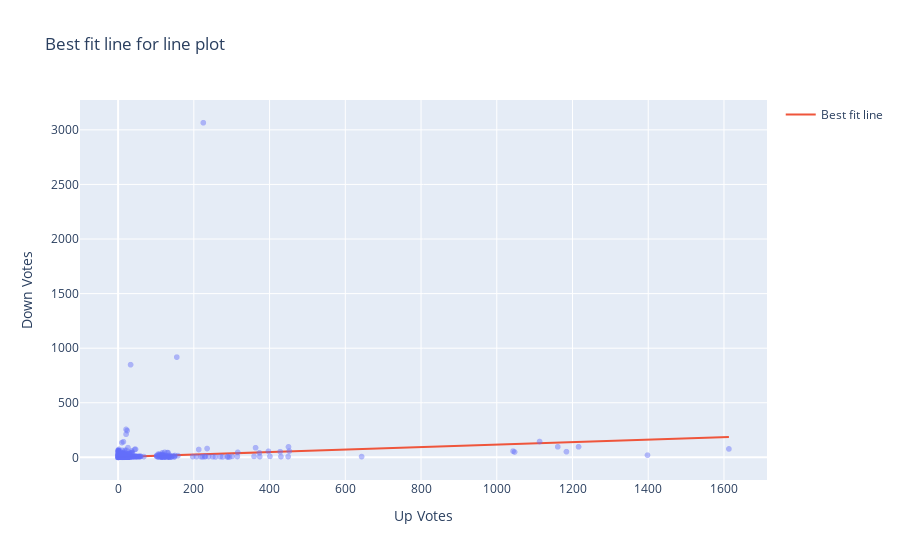

Write notebook code for a chart like this one.
### Markdown cell above
### Plotting a line graph

### Code cell
from sklearn.linear_model import LinearRegression

model = LinearRegression()
model.fit(df[['up_votes']], df['down_votes'])

# predicting the values
df['y_pred'] = model.predict(df[['up_votes']])

# Visualizing the results using plotly
fig = px.scatter(df, x='up_votes', y='down_votes', opacity=0.45, 
                 labels={'up_votes': 'Up Votes', 'down_votes': 'Down Votes'},
                 title='Best fit line for line plot')

# Adding the regression line to the plot
fig.add_scatter(x = df['up_votes'], y = df['y_pred'], mode='lines', name = 'Best fit line')
fig.show()

### Figure 1 — Plotly figure (JSON) as saved in the notebook; plotly's stock layout.template omitted (floating-point values rounded to 4 significant figures; data arrays with more than 128 entries replaced by an {"elided": "..."} marker saying what was removed)
{"data": [{"hovertemplate": "Up Votes=%{x}<br>Down Votes=%{y}<extra></extra>", "legendgroup": "", "marker": {"color": "#636efa", "opacity": 0.45, "symbol": "circle"}, "mode": "markers", "name": "", "showlegend": false, "type": "scattergl", "x": {"elided": "25403 int values"}, "xaxis": "x", "y": {"elided": "25403 int values"}, "yaxis": "y"}, {"mode": "lines", "name": "Best fit line", "type": "scatter", "x": {"elided": "25403 int values"}, "y": {"elided": "25403 float values"}}], "layout": {"legend": {"tracegroupgap": 0}, "title": {"text": "Best fit line for line plot"}, "xaxis": {"anchor": "y", "domain": [0, 1], "title": {"text": "Up Votes"}}, "yaxis": {"anchor": "x", "domain": [0, 1], "title": {"text": "Down Votes"}}}}
